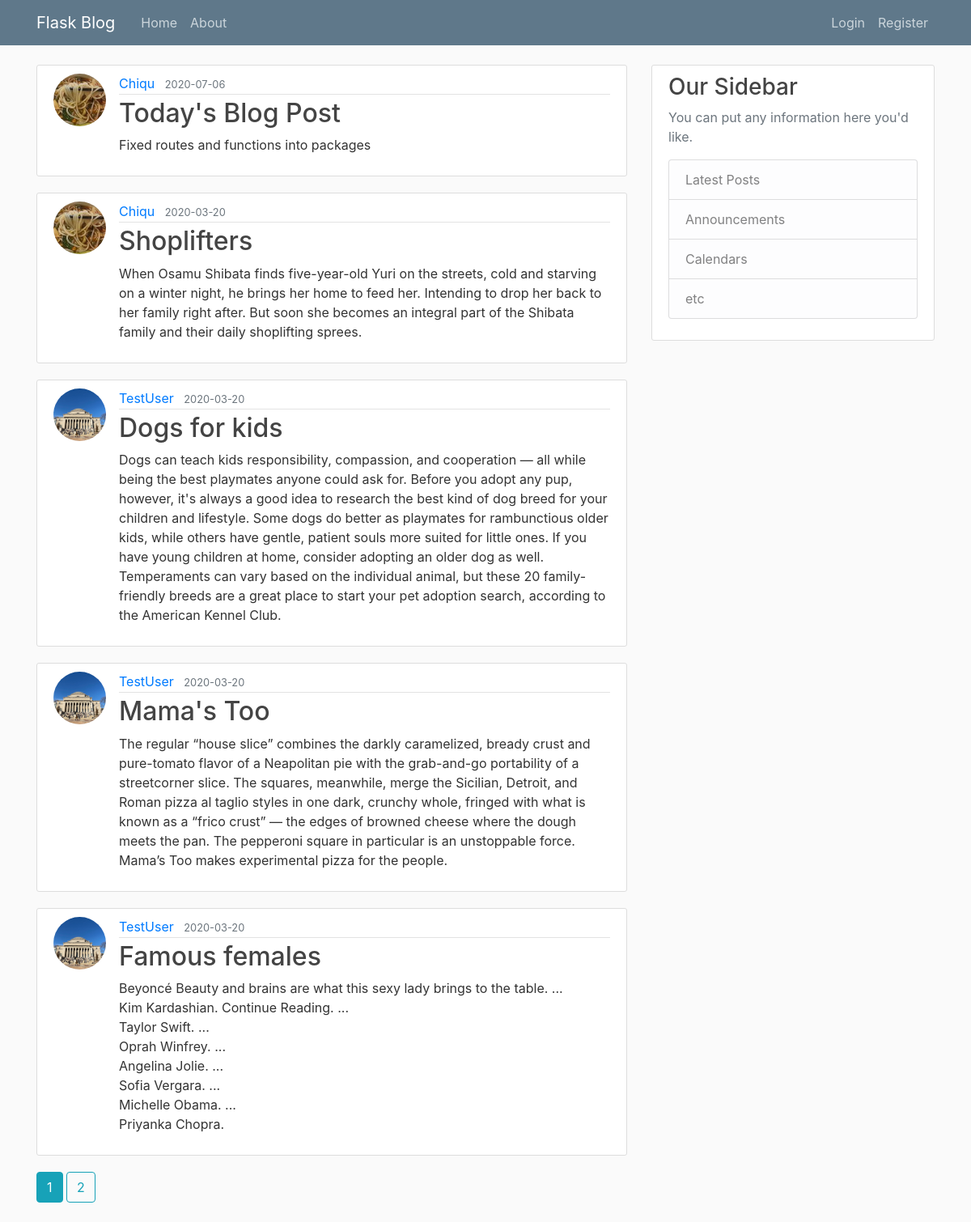
The page /home on the database its author committed.
### flaskblog/models.py (models this page shows, shortened)
class Post(db.Model):
    id = db.Column(db.Integer, primary_key=True)
    title = db.Column(db.String(100), nullable=False)
    date_posted = db.Column(db.DateTime, nullable=False, default=datetime.utcnow)
    content = db.Column(db.Text, nullable=False)
    user_id = db.Column(db.Integer, db.ForeignKey('user.id'), nullable=False)

class User(db.Model, UserMixin):
    id = db.Column(db.Integer, primary_key=True)
    username = db.Column(db.String(20), unique=True, nullable=False)
    email = db.Column(db.String(120), unique=True, nullable=False)
    image_file = db.Column(db.String(20), nullable=False, default='default.jpg')
    password = db.Column(db.String(60), nullable=False)
    posts = db.relationship('Post', backref='author', lazy=True)

### flaskblog/main/routes.py (the view)
@main.route('/')
@main.route('/home')
def home():
    page = request.args.get('page', 1, type=int)
    posts = Post.query.order_by(Post.date_posted.desc()).paginate(page=page, per_page=5)
    return render_template('home.html', posts=posts)

### flaskblog/templates/home.html
{% extends "layout.html" %}
{% block content %}
    {% for post in posts.items %}
        <article class="media content-section">
        <img class="rounded-circle article-img" src="{{ url_for('static', filename='profile_pics/' + post.author.image_file) }}">
          <div class="media-body">
            <div class="article-metadata">
              <a class="mr-2" href="{{ url_for('users.user_posts', username=post.author.username) }}">{{ post.author.username }}</a>
              <small class="text-muted">{{ post.date_posted.strftime('%Y-%m-%d') }}</small>
            </div>
            <h2><a class="article-title" href="{{ url_for('posts.post', post_id = post.id) }}">{{ post.title }}</a></h2>
            <p class="article-content">{{ post.content }}</p>
          </div>
        </article>
    {% endfor %}
    {% for page_num in posts.iter_pages(left_edge=1, right_edge=1, left_current=1, right_current=2) %}
        {% if page_num %}
            {% if posts.page == page_num %}
                <a class="btn btn-info mb-4" href="{{ url_for('main.home', page=page_num)}}">{{ page_num }}</a>
            {% else %}
                <a class="btn btn-outline-info mb-4" href="{{ url_for('main.home', page=page_num)}}">{{ page_num }}</a>
            {% endif %}
        {% else %}
            ...
        {% endif %}
    {% endfor %}
{% endblock content %}

### flaskblog/templates/layout.html (shortened to what this page needs)
<!DOCTYPE html>
<html lang="en">
<head>
    <link rel="stylesheet" href="https://stackpath.bootstrapcdn.com/bootstrap/4.4.1/css/bootstrap.min.css">
    <link rel="stylesheet" type="text/css" href="{{ url_for('static', filename='main.css') }}">
</head>
<body>
    <header class="site-header">
      <nav class="navbar navbar-expand-md navbar-dark bg-steel fixed-top">
        <div class="container">
          <a class="navbar-brand mr-4" href="/">Flask Blog</a>
          <div class="collapse navbar-collapse" id="navbarToggle">
            <div class="navbar-nav mr-auto">
              <a class="nav-item nav-link" href="{{ url_for('main.home')}}">Home</a>
              <a class="nav-item nav-link" href="{{ url_for('main.about')}}">About</a>
            </div>
            <div class="navbar-nav">
              {% if current_user.is_authenticated %}
              <a class="nav-item nav-link" href="{{ url_for('posts.new_post')}}">New Post</a>
              <a class="nav-item nav-link" href="{{ url_for('users.account')}}">Account</a>
              <a class="nav-item nav-link" href="{{ url_for('users.logout')}}">Logout</a>
              {% else %}
              <a class="nav-item nav-link" href="{{ url_for('users.login')}}">Login</a>
              <a class="nav-item nav-link" href="{{ url_for('users.register')}}">Register</a>
              {% endif %}
            </div>
          </div>
        </div>
      </nav>
    </header>
    <main role="main" class="container">
      <div class="row">
        <div class="col-md-8">
          {% block content %}{% endblock %}
        </div>
        <div class="col-md-4">
          <div class="content-section">
            <h3>Our Sidebar</h3>
            <p class='text-muted'>You can put any information here you'd like.
              <ul class="list-group">
                <li class="list-group-item list-group-item-light">Latest Posts</li>
                <li class="list-group-item list-group-item-light">Announcements</li>
                <li class="list-group-item list-group-item-light">Calendars</li>
                <li class="list-group-item list-group-item-light">etc</li>
              </ul>
            </p>
          </div>
        </div>
      </div>
    </main>
</body>
</html>

### flaskblog/static/main.css (style rules this page uses)
body { background: #fafafa; color: #333333; margin-top: 5rem; }
h1, h2, h3, h4, h5, h6 { color: #444444; }
.bg-steel { background-color: #5f788a; }
.site-header .navbar-nav .nav-link { color: #cbd5db; }
.content-section { background: #ffffff; padding: 10px 20px; border: 1px solid #dddddd; border-radius: 3px; margin-bottom: 20px; }
.article-title { color: #444444; }
.article-content { white-space: pre-line; }
.article-img { height: 65px; width: 65px; margin-right: 16px; }
.article-metadata { padding-bottom: 1px; margin-bottom: 4px; border-bottom: 1px solid #e3e3e3 }

### rows shown on the page
Post: image_file (picture), author.username "Chiqu", date_posted "2020-07-06", title "Today's Blog Post", content "Fixed routes and functions into packages"
Post: image_file (picture), author.username "Chiqu", date_posted "2020-03-20", title "Shoplifters", content "When Osamu Shibata finds five-year-old Yuri on the streets, cold and starving on a winter night, he brings her home to feed her. Intending to drop her back to her family right after. But soon she becomes an integral part of the Shibata family and their daily shoplifting sprees."
Post: image_file (placeholder picture), author.username "TestUser", date_posted "2020-03-20", title "Dogs for kids", content "Dogs can teach kids responsibility, compassion, and cooperation — all while being the best playmates anyone could ask for. Before you adopt any pup, however, it's always a good idea to research the best kind of dog breed for your children and lifestyle. Some dogs do better as playmates for rambunctious older kids, while others have gentle, patient souls more suited for little ones. If you have young children at home, consider adopting an older dog as well. Temperaments can vary based on the individual animal, but these 20 family-friendly breeds are a great place to start your pet adoption search, according to the American Kennel Club."
Post: image_file (placeholder picture), author.username "TestUser", date_posted "2020-03-20", title "Mama's Too", content "The regular “house slice” combines the darkly caramelized, bready crust and pure-tomato flavor of a Neapolitan pie with the grab-and-go portability of a streetcorner slice. The squares, meanwhile, merge the Sicilian, Detroit, and Roman pizza al taglio styles in one dark, crunchy whole, fringed with what is known as a “frico crust” — the edges of browned cheese where the dough meets the pan. The pepperoni square in particular is an unstoppable force. Mama’s Too makes experimental pizza for the people."
Post: image_file (placeholder picture), author.username "TestUser", date_posted "2020-03-20", title "Famous females", content "Beyoncé Beauty and brains are what this sexy lady brings to the table. ... Kim Kardashian. Continue Reading. ... Taylor Swift. ... Oprah Winfrey. ... Angelina Jolie. ... Sofia Vergara. ... Michelle Obama. ... Priyanka Chopra."

### other values the page prints
{{ page_num }} "1"
{{ page_num }} "2"
